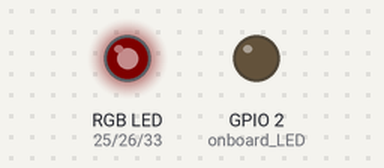
The sketch below on a simulated ESP32. Shown: an RGB LED mixed from three pins (HIGH = lit), output pins drawn as LEDs (lit = HIGH). Dim RGB values are drawn brighter than linear; WiFi joins after 1.5 s; servers stay silent unless stated; not simulated (calls return 0 or success): secrets.h.

Above: at 1.89 s.
At 11.91 s:
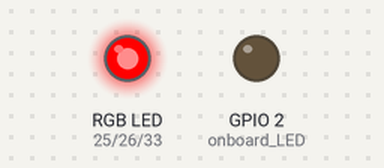
At 17.57 s:
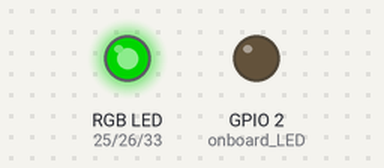
At 20.6 s:
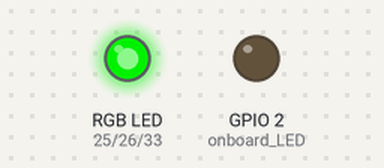
At 28.23 s:
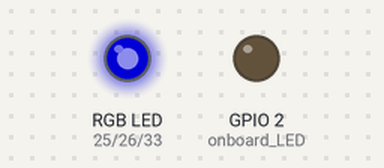
At 39.09 s:
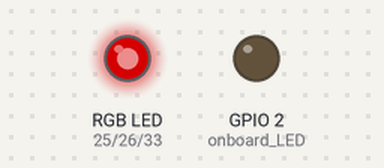
Timing chart, 0 to 40.0 s (numbered marks = the images above):
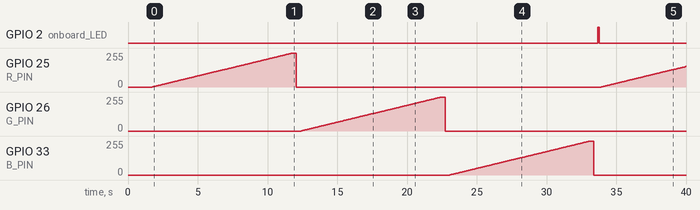

Measured:
- by itself, GPIO 2 (onboard_LED): LOW → HIGH at 33.7 s, → LOW 0.10 s later
- by itself, GPIO 26 (G_PIN), GPIO 33 (B_PIN): rises from 0/255 to 255/255 in 10.0 s, then falls to 0/255 in 0.32 s

The sketch:

ota_led_pwm_rgb_test.ino
```cpp
#include <WiFi.h>
#include <ArduinoOTA.h>
#include "secrets.h"

static const char* OTA_HOSTNAME = "vanka_table_ota";

// RGB MOSFET pins (wired to gates)
const int R_PIN = 25; // Red
const int G_PIN = 26; // Green
const int B_PIN = 33; // Blue

// LEDC (hardware PWM) channels
const int LEDC_CH_R = 0;
const int LEDC_CH_G = 1;
const int LEDC_CH_B = 2;
const int LEDC_FREQ = 5000; // 5 kHz
const int LEDC_RESOLUTION = 8; // 8-bit (0-255)

void connectWiFi() {
	WiFi.mode(WIFI_STA);
	WiFi.begin(WIFI_SSID, WIFI_PASSWORD);

	while (WiFi.status() != WL_CONNECTED) {
		delay(500);
	}
}

void setupOTA() {
	ArduinoOTA.setHostname(OTA_HOSTNAME);
	ArduinoOTA.setPassword(OTA_PASSWORD);
	ArduinoOTA.begin();
}

// Helper: set RGB output (0-255)
void setRGB(uint8_t r, uint8_t g, uint8_t b) {
	ledcWrite(LEDC_CH_R, r);
	ledcWrite(LEDC_CH_G, g);
	ledcWrite(LEDC_CH_B, b);
}

void delayWithOTA(uint32_t ms) {
	const uint32_t end = millis() + ms;
	while (millis() < end) {
		ArduinoOTA.handle();
		delay(10);
	}
}

void stepToColor(uint8_t r, uint8_t g, uint8_t b) {
	const uint32_t durationMs = 10000;
	const uint32_t stepDelay = 20;
	const int steps = max(1, (int)(durationMs / stepDelay));

	for (int i = 0; i <= steps; ++i) {
		float t = (float)i / (float)steps;
		setRGB((uint8_t)(r * t), (uint8_t)(g * t), (uint8_t)(b * t));
		ArduinoOTA.handle();
		delay(stepDelay);
	}

	delayWithOTA(300);
}

void setup() {
	// Configure LEDC channels and attach pins
	ledcSetup(LEDC_CH_R, LEDC_FREQ, LEDC_RESOLUTION);
	ledcAttachPin(R_PIN, LEDC_CH_R);
	ledcSetup(LEDC_CH_G, LEDC_FREQ, LEDC_RESOLUTION);
	ledcAttachPin(G_PIN, LEDC_CH_G);
	ledcSetup(LEDC_CH_B, LEDC_FREQ, LEDC_RESOLUTION);
	ledcAttachPin(B_PIN, LEDC_CH_B);

	pinMode(2, OUTPUT); // onboard LED

	delay(200);

	connectWiFi();
	setupOTA();
}

void loop() {
	// If WiFi drops, reconnect.
	if (WiFi.status() != WL_CONNECTED) {
		connectWiFi();
	}

	// Start from black and step through red, green, then blue.
	const uint8_t colors[3][3] = {
		{255, 0, 0},   // Red
		{0, 255, 0},   // Green
		{0, 0, 255}    // Blue
	};

	for (int i = 0; i < 3; ++i) {
		stepToColor(colors[i][0], colors[i][1], colors[i][2]);
		setRGB(0, 0, 0);
		delayWithOTA(300);
	}

	// Small blink on onboard LED to show loop cycling
	digitalWrite(2, HIGH);
	delay(100);
	digitalWrite(2, LOW);
	delay(100);
}
```
